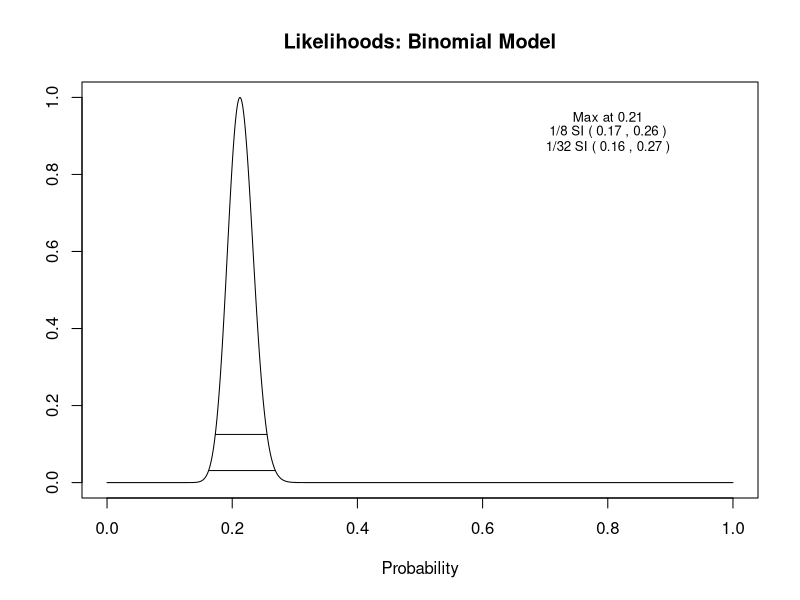
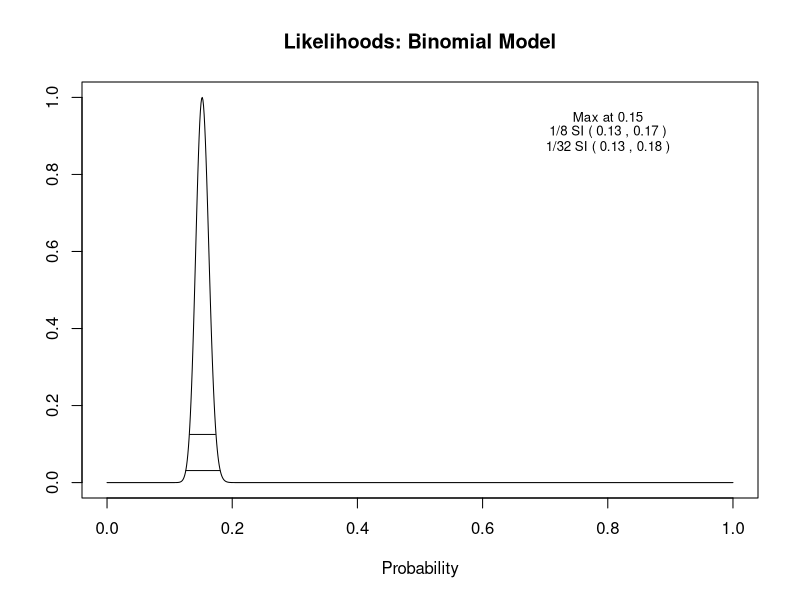
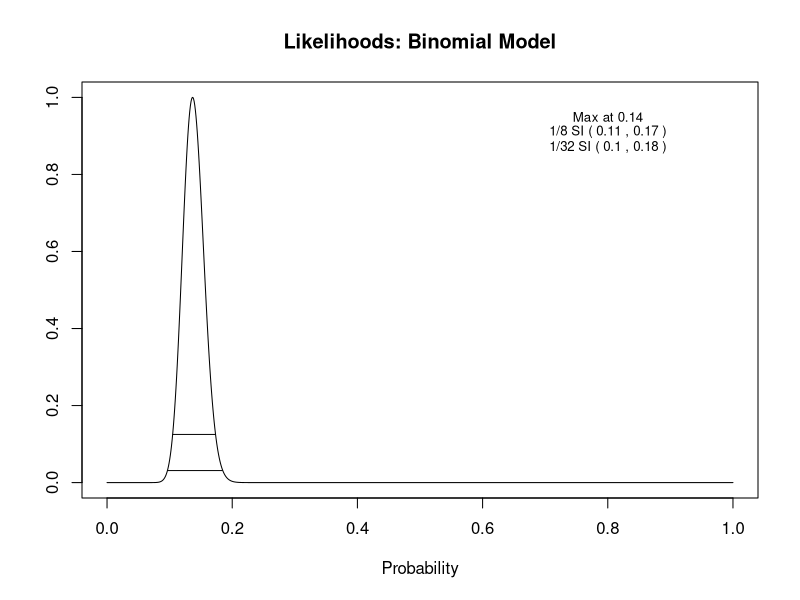
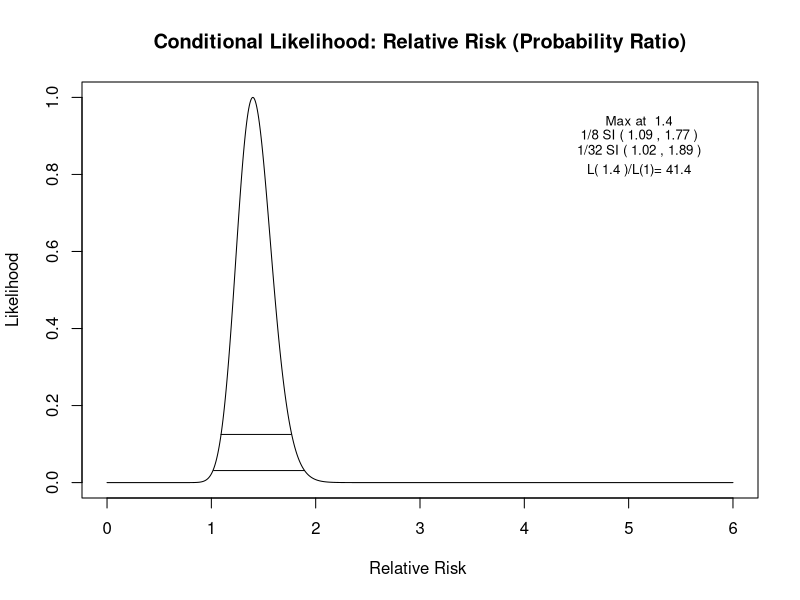
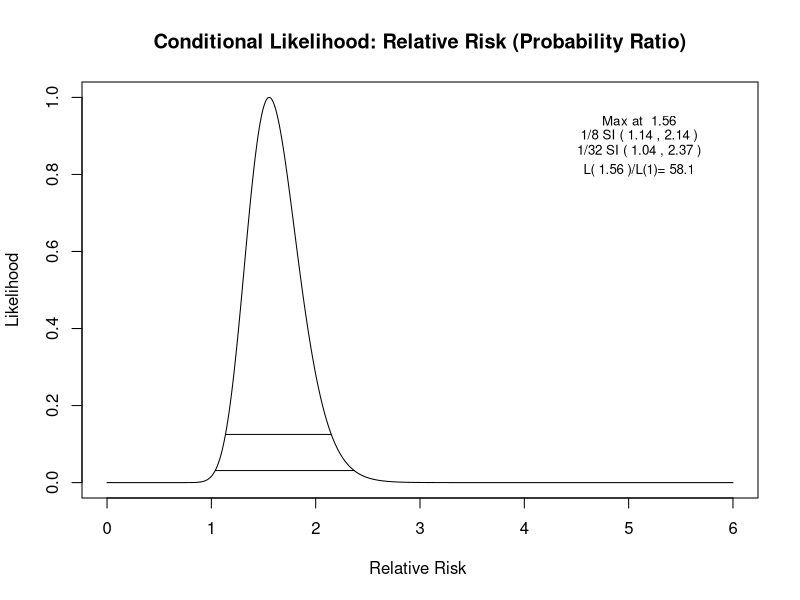
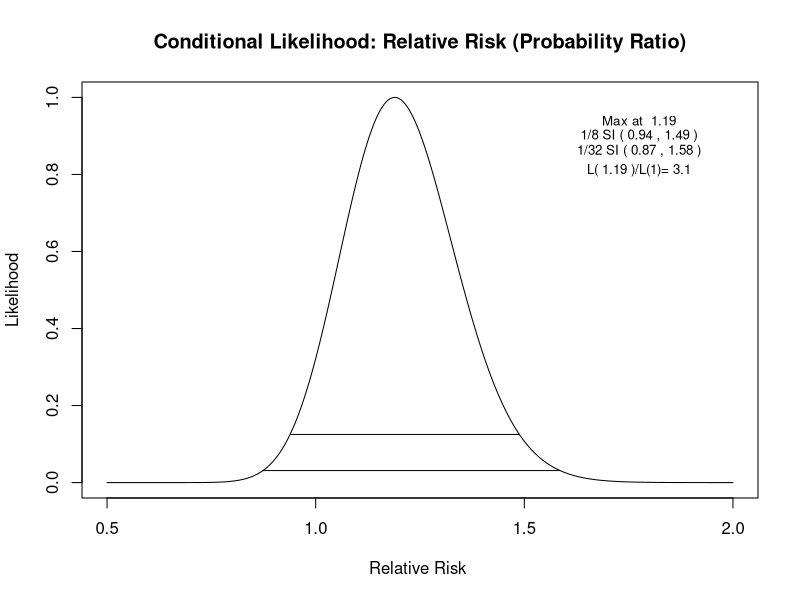
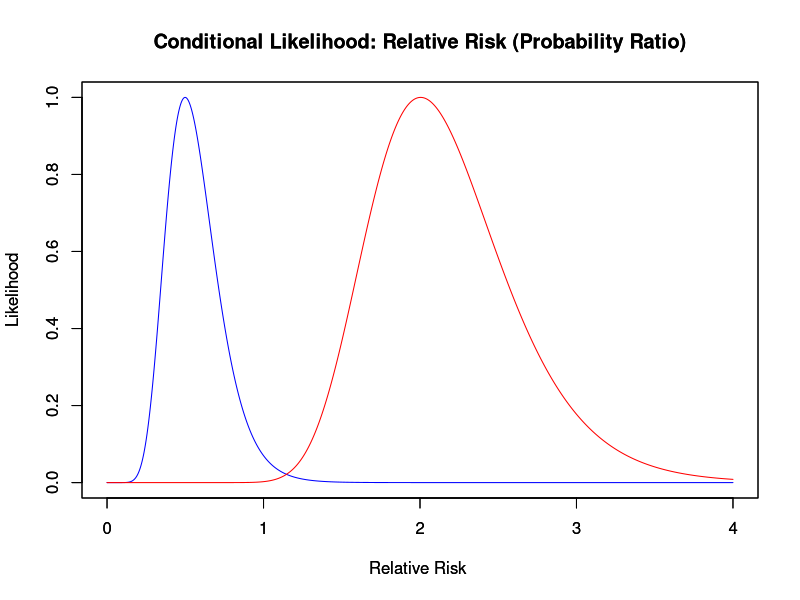
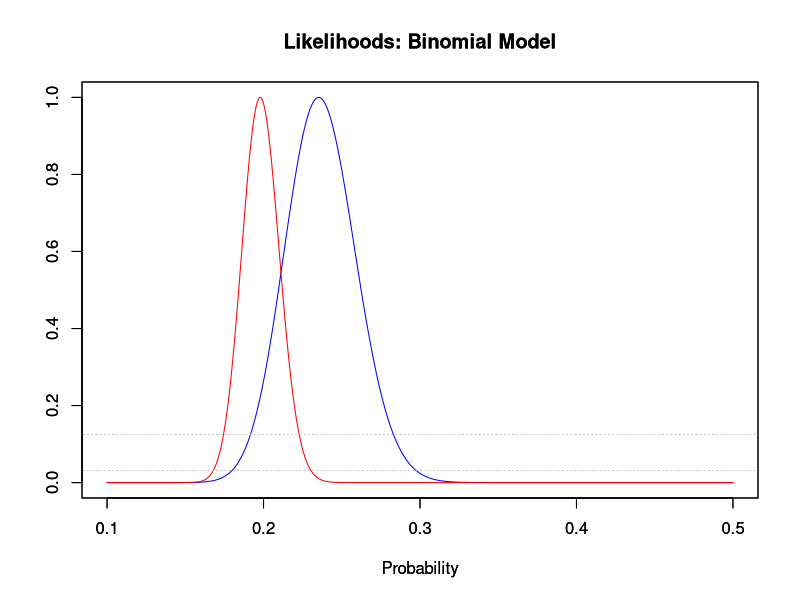

These charts were generated, in order, by the following R code:

### Instructions:
## Copy and run this whole page of code.
## It will create two functions: bin.lik and rr.lik.
## This functions will create the likelihood plots for theta and RR.
## Inputs: bin.lik(x, n)  rr.lik(x1, n1, x2, n2)

# This function will plot the likelihood for a one-sample proportion (Binomial likelihood)
bin.lik <- function(x,n,like.only=F,acc = 1,lolim=0,hilim=1,plotcol='black',
                    main1 = "Likelihoods: Binomial Model"){
  
  p <- seq(lolim, hilim, length = 1000 * acc)
  like <- exp(x*log(p) + (n-x) * log(1 - p))
  like <- like/max(like)
  
  if (like.only==T) {
    plot(p, like, type = "n", xlab = "Probability", ylab = "", main = main1)
    lines(p,like,type="l", col=plotcol)
  }
  if (like.only==F) {
    plot(p, like, type = "n", xlab = "Probability", ylab = "", main = main1)
    lines(p,like,type="l", col=plotcol)
    
    p1 <- p[like >= 1/8]
    p2 <- p[like >= 1/32]
    i1 <- rep(1/8, length(p1))
    i2 <- rep(1/32, length(p2))
    
    lines(p1, i1, type = "l", col=plotcol)
    lines(p2, i2, type = "l", col=plotcol)
    
    whr <- if(p[like == max(like)] <= (lolim + hilim
    )/2) quantile(p, 0.8) else quantile(p, 0.2)
    text(whr, 0.95, paste("Max at", signif(c(p[like == 
                                                 max(like)]), digits = 2)),cex=.8)
    text(whr, 0.91, paste("1/8 SI (", round(min(p1), 
                                            digits = 2), ",", round(max(p1), digits = 2), 
                          ")"),cex=.8)
    text(whr, 0.87, paste("1/32 SI (", round(min(p2), 
                                             digits = 2), ",", round(max(p2), digits = 2), 
                          ")"),cex=.8)}
}




# This function will plot the likelihood for a two-sample relative risk (Negative Binomial likelihood)
rr.lik <- function(x,m,y,n,lolim=0,hilim=6, like.only=F,acc=1,plotcol='black',
                   main1="Conditional Likelihood: Relative Risk (Probability Ratio)"){
  
  ## contional likelihood on total number of successes; negative Binomial
  ## x successes out of m trials and y successes out of n trials
  ## lolim is the lower limit of the relative risk axis
  ## hilim is the lower limit of the relative risk axis
  
  if((m - x) * (n - y) == 0)
    "Conditional model requires at least one failure in each group."
  else {
    z <- seq(lolim, hilim, len = 1000 * acc)
    like <- matrix(1,nrow=length(z), ncol=1) 
    j <- seq(m-x,m+y,1)	## summation index
    Mx <- matrix(z, nrow = length(j), ncol = length(z), byrow=T)
    Mx <- Mx^(j - m)
    
    one=lgamma(m+n-j-1+1)-lgamma(n-y-1+1)-lgamma((m+n-j-1)-(n-y-1)+1)
    two=lgamma(j-1+1)-lgamma(m-x-1+1)-lgamma((j-1)-(m-x-1)+1)
    co=exp(one-max(one))*exp(two-max(two))
    
    ## old coefficient function: co <- choose(m+n-j-1,(n-y)-1)*choose(j-1,(m-x)-1)
    
    like <- 1/(t(Mx) %*% co)
    
    if(y== 0) like <- like * exp(co[length(j)])
    else like <- like/max(like)
    
    rrhat <- z[like == max(like)]
    rrhat <- round(rrhat, digits = 2)
    
    if(like[length(z)] == max(like)) rrhat <- NA
    if(like[1] == max(like)) rrhat <- NA
    
    L1 <- round(min(max(like)/like[abs(z - 1) == min(abs(z - 1))],1000000), digits = 1)
    
    z2 <- z[like >= 1/8]
    z3 <- z[like >= 1/32]
    i2 <- rep(1/8, length(z2))
    i3 <- rep(1/32, length(z3)) 
    
    if (like.only==T) 
    {
      plot(z, like, type = "n", xlab = "Relative Risk ", ylab ="Likelihood",main=main1) 
      lines(z, like, lty=1,col=plotcol)
    }
    
    if (like.only==F) {
      plot(z, like, type = "n", xlab = "Relative Risk ", ylab ="Likelihood",main=main1)
      lines(z, like, lty=1,col=plotcol)
      lines(z2, i2, type = "l",col=plotcol)
      lines(z3, i3, type = "l",col=plotcol)
      text(z[.85*1000*acc], 0.94, paste("Max at ", rrhat),cex=0.8)
      
      text(z[.85*1000*acc], 0.9, paste("1/8 SI (", 
                                       if(min(z2) == z[1]) "NA" else round(min(z2), digits = 2), ",",
                                       if(max(z2) == z[1000]) "NA" else round(max(z2), digits = 2), ")"),cex=0.8)
      
      text(z[.85*1000*acc], 0.86, paste("1/32 SI (", 
                                        if(min(z3) == z[1]) "NA" else round(min(z3), digits = 2), ",",
                                        if(max(z3) == z[1000]) "NA" else round(max(z3), digits = 2), ")"),cex=0.8)
      
      text(z[.85*1000*acc], 0.81, paste("L(", rrhat, ")/L(1)=", L1),cex=0.8)}
  }
}




# Examples:
# Results from the 2009 M&Ms experiment
bin.lik(86, 405) # milk chocolate
bin.lik(179, 1178) # minis
bin.lik(57, 417) # dark
rr.lik(86, 405, 179, 1178) # milk vs minis
rr.lik(86, 405, 57, 417) # milk vs dark

# To restrict the x-axis in the plot use the lolim and hilim options.
rr.lik(84,357,223,1127,lolim=0.5,hilim=2)

# To plot two likelihoods on the same plot use like.only=T and par(new=T).
rr.lik(14, 200, 28, 200,lolim=0,hilim=4, like.only=T, plotcol='blue')
par(new=T)
rr.lik(56, 200, 28, 200,lolim=0,hilim=4, like.only=T, plotcol='red')

# likewise for bin.lik
bin.lik(84, 357,lolim=0.1,hilim=0.5, like.only=T, plotcol='blue')
par(new=T)
bin.lik(223, 1127,lolim=0.1,hilim=0.5, like.only=T, plotcol='red')

# you can also add generic lines as reference for the 1/8th and 1/32nd support intervals
lines( c(-100, 100), c(1/8, 1/8), lty="dotted", col="grey" )
lines( c(-100, 100), c(1/32, 1/32), lty="dotted", col="grey" )



